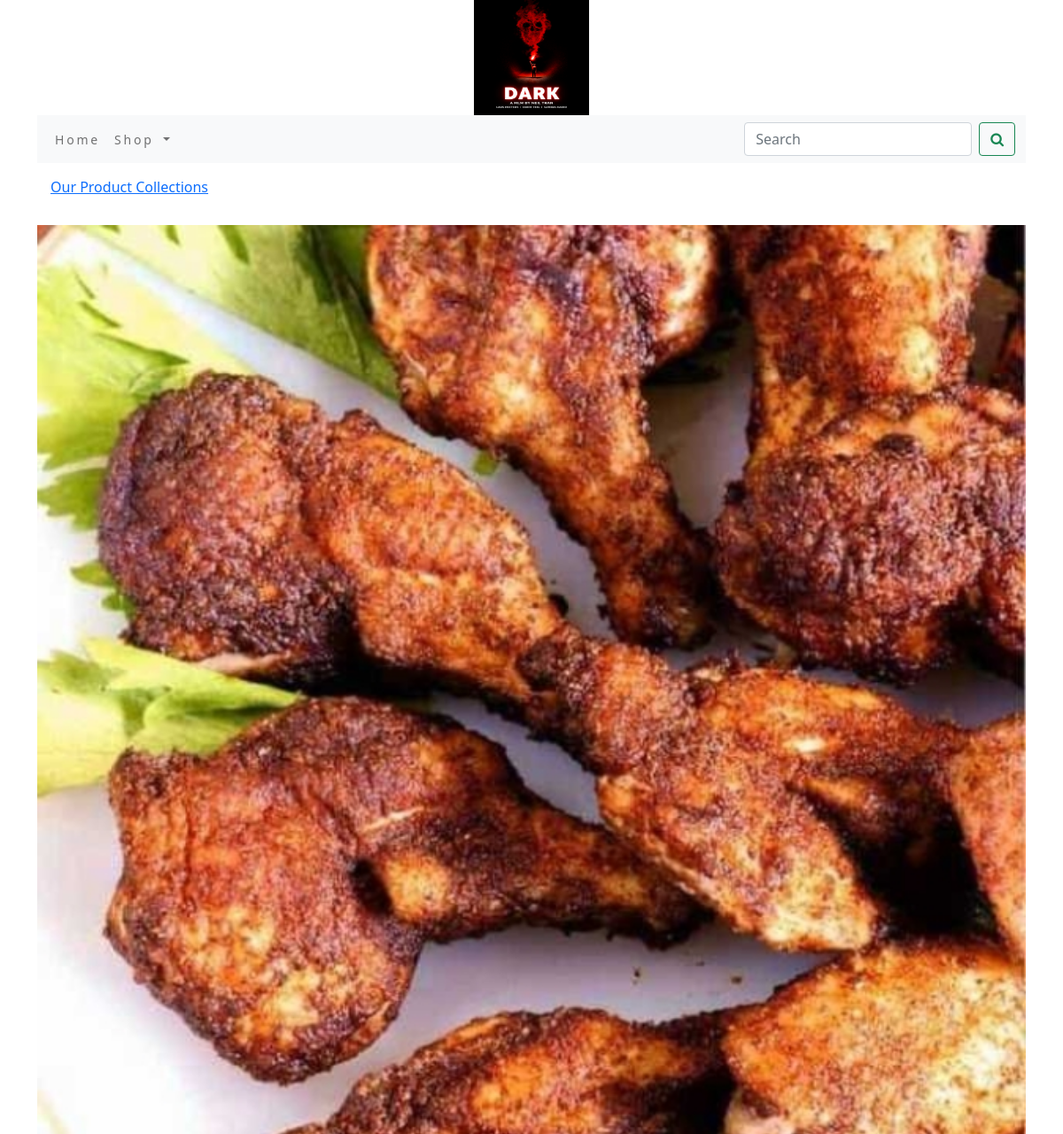
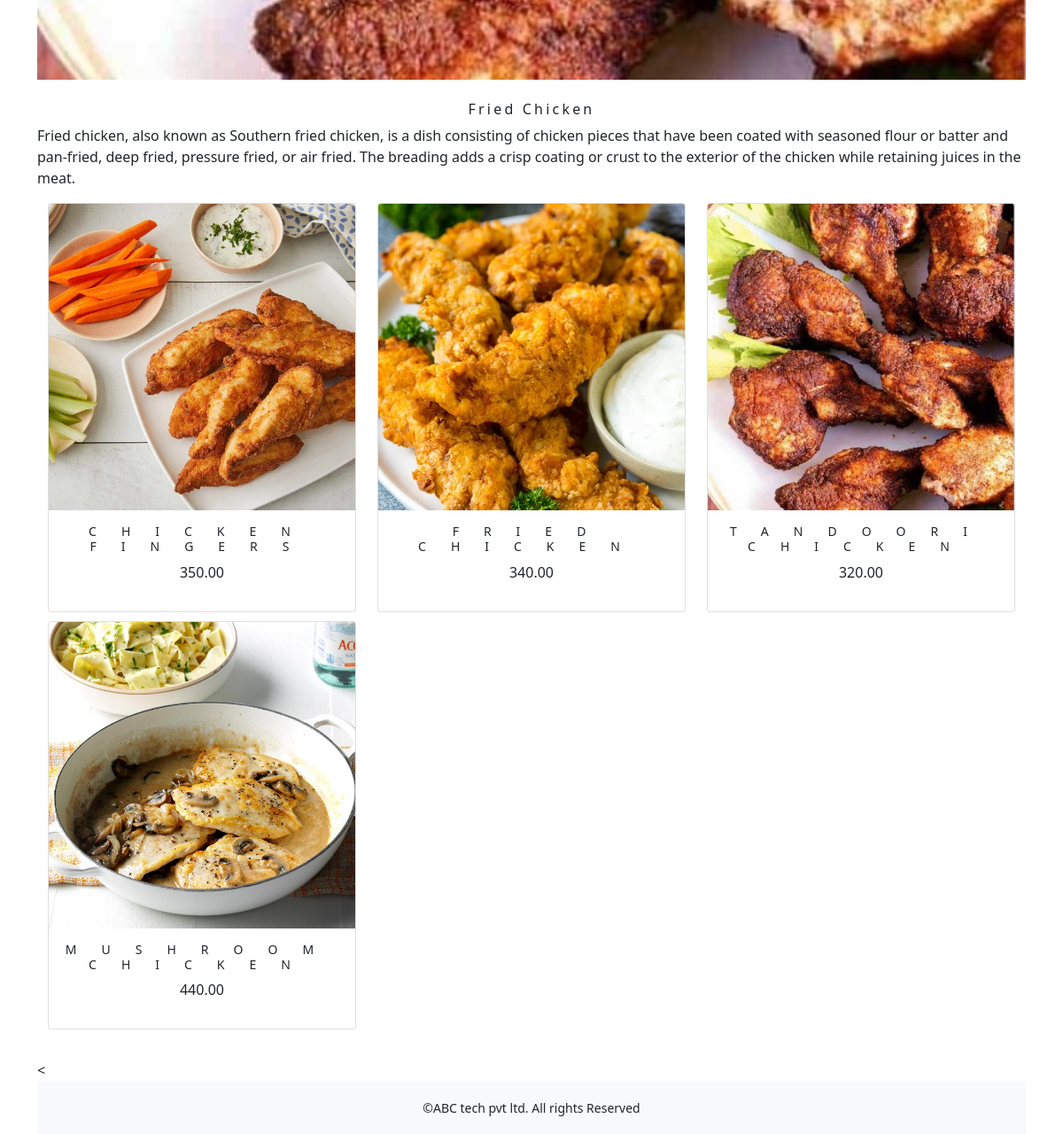
/shopapp/fried-chicken/, run on the app's committed database (2 pictures, top to bottom).
### shopapp/models.py (models this page shows, shortened)
class Category(models.Model):
    name=models.CharField(max_length=250,unique=True)
    slug=models.SlugField(max_length=250,unique=True)
    description=models.TextField(blank=True)
    image=models.ImageField(upload_to='category',blank=True)
    class Meta:
        ordering=('name',)
        verbose_name='category'
        verbose_name_plural='categories'
    def get_url(self):
        return reverse('shopapp:products_by_category',args=[self.slug])

class Product(models.Model):
    name=models.CharField(max_length=250,unique=True)
    slug=models.SlugField(max_length=250,unique=True)
    description=models.TextField(blank=True)
    price=models.DecimalField(max_digits=10,decimal_places=2)
    category=models.ForeignKey(Category,on_delete=models.CASCADE)
    image = models.ImageField(upload_to='product', blank=True)
    stock=models.IntegerField()
    available=models.BooleanField(default=True)
    created=models.DateTimeField(auto_now_add=True)
    updated=models.DateTimeField(auto_now=True)
    def get_url(self):
        return reverse('shopapp:prodCatdetail',args=[self.category.slug,self.slug])
    class Meta:
        ordering = ('name',)
        verbose_name = 'product'
        verbose_name_plural = 'products'

### shopapp/views.py (the view)
# urls.py: path('',views.allProdCat,name='allProdCat'),
def allProdCat(request,c_slug=None):
    c_page=None
    products_list=None
    if c_slug!=None:
        c_page=get_object_or_404(Category,slug=c_slug)
        products_list=Product.objects.all().filter(category=c_page,available=True)
    else:
        products_list=Product.objects.all().filter(available=True)
    paginator=Paginator(products_list,6)
    try:
        page=int(request.GET.get('page','1'))
    except:
        page=1
    try:
        products=paginator.page(page)
    except (EmptyPage,InvalidPage):
        products=paginator.page(paginator.num_pages)
    return render(request,"category.html",{'category':c_page,'products':products})

### cart/context_processors.py (called while the page is built)
def counter(request):
    item_count=0
    if 'admin' in request.path:
        return {}
    else:
        try:
            cart=Cart.objects.filter(cart_id=_cart_id(request))
            car_items=CartItem.objects.all().filter(cart=cart[:1])
            for cart_item in car_items:
                item_count += cart_item.quantity
        except Cart.DoesNotExist:
            item_count=0
    return dict(item_count=item_count)

### cart/views.py (called while the page is built)
def _cart_id(request):
    cart=request.session.session_key
    if not cart:
        cart=request.session.create()
    return cart

### shopapp/context_processors.py (called while the page is built)
def menu_links(request):
    links=Category.objects.all()
    return dict(links=links)

### templates/category.html (shortened to what this page needs)
{% extends 'base.html' %}
{% load static %}
{% block content %}
{% if category %}
<div>
    <div class="row my_row_class">
        <div>
            <div class="mx-auto">
        <p><a href="{% url 'shopapp:allProdCat' %}">Our Product Collections</a> </p>
    </div>
        </div>
</div>
{% endif %}
<div  class="mx_auto">
    {% if category %}
    <img class="my_image" src="{{category.image.url}}"alt="{{category.name}}">
</div>
 <br>
<div>
    <h1 class="text-center my_title">{{category.name}}</h1>
    <P class="text-justify">{{category.description}}</P>
</div>
{% endif %}
<div class="container">
    <div class="row max_auto">
        {%for product in products.object_list %}
         <div class="my_bottom_margin col-md-4 ">
                <div class="card text-center" style="min-width:18rem;">
              <a href="{{product.get_url}}"><img class="card-img-top my_image"  src="{{product.image.url}}" alt="{{product.name}}"></a>
        <div class="card-body">
             <h4>{{product.name}}</h4>
             <P>{{product.price}}</P>
        </div>
         </div>
         </div>
        {% endfor %}
    </div>
    <br>
</div>
{% endblock %}

### static/css/custom.css (style rules this page uses)
body { font-family: 'Roboto', sans-serif; }
.my_row_class { padding:15px; }
.my_image { width:100%; height:auto; }
.my_title { font-size:16px; text_transform:uppercase; letter-spacing:.2em; }
.my_bottom_margin { margin-bottom:10px; }
.card-body h4 { font-size:14px; text-transform:uppercase; letter-spacing:2em; }

### data on the page
Category: image (picture), name "Fried Chicken", description "Fried chicken, also known as Southern fried chicken, is a dish consisting of chicken pieces that have been coated with seasoned flour or batter and pan-fried, deep fried, pressure fried, or air fried. The breading adds a crisp coating or crust to the exterior of the chicken while retaining juices in the meat."
Product: image (picture), name "CHICKEN FINGERS", price "350.00"
Product: image (picture), name "FRIED CHICKEN", price "340.00"
Product: image (picture), name "TANDOORI CHICKEN", price "320.00"
Product: image (picture), name "MUSHROOM CHICKEN", price "440.00"
